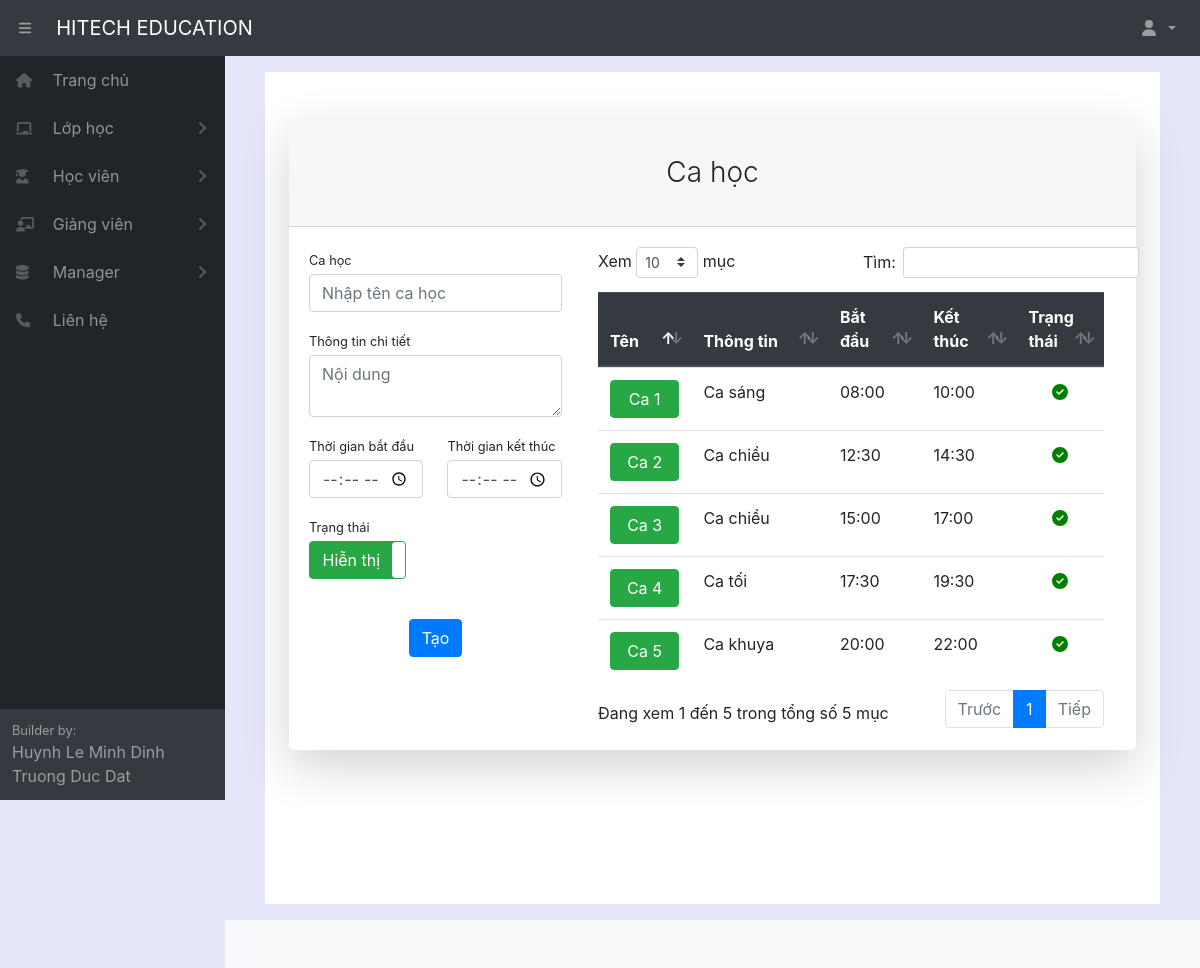
Before: /createtimeshift/ (signed in) with the older database file.
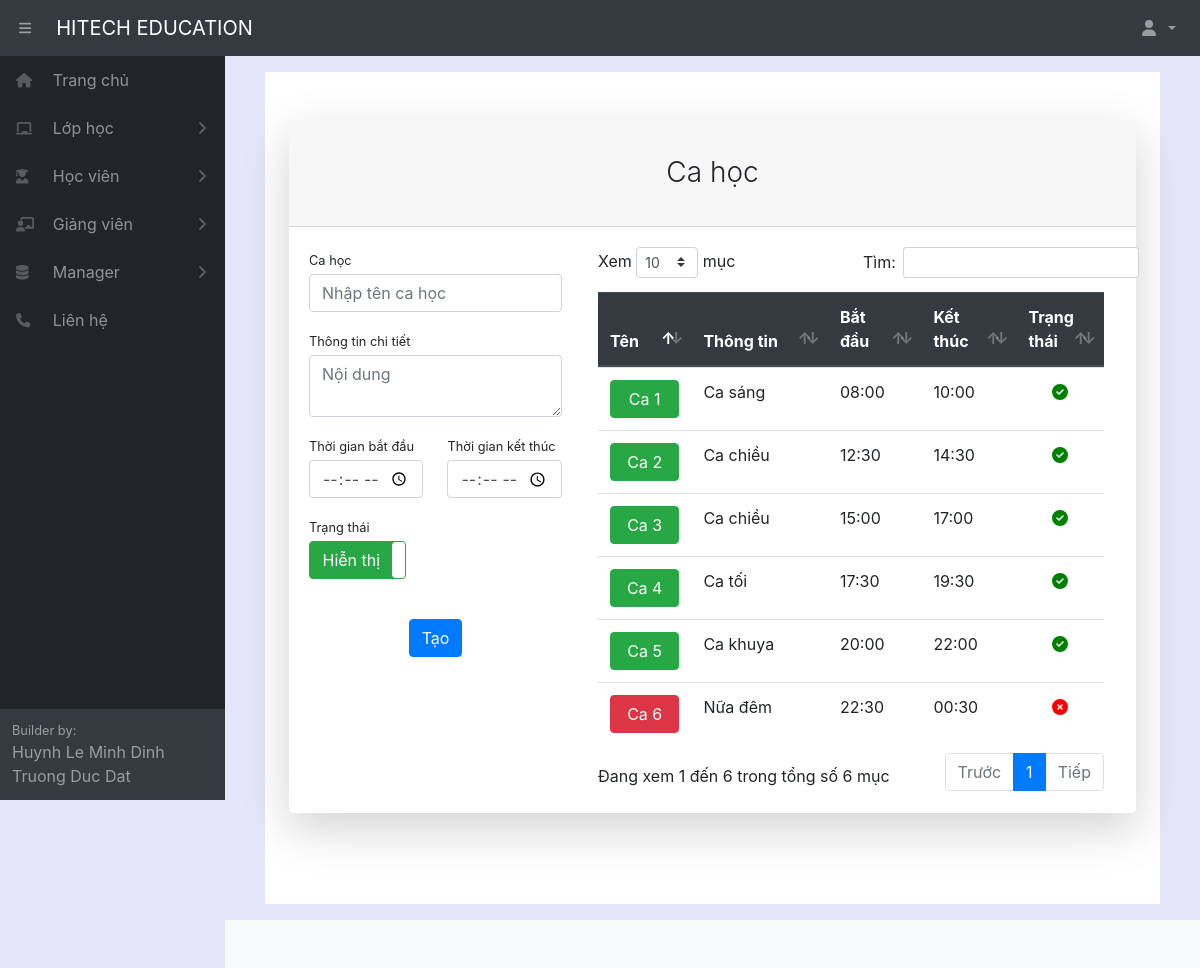
After: the same page with the newer database file.
### home/models.py (models this page shows, shortened)
class TimeShift(models.Model):
    fullname = models.CharField(max_length=100, verbose_name="Tên ca học")
    infomation = models.CharField(max_length=1000, blank=True, verbose_name="Thông tin ca học")
    timestart = models.TimeField(null = True, blank=True, verbose_name="Giờ bắt đầu")
    timeend = models.TimeField(null = True, blank=True, verbose_name="Giờ kết thúc")
    active = models.BooleanField(default=True, verbose_name="Trạng thái")
    class Meta:
        ordering =["fullname"]
        verbose_name_plural = "Ca học"

### home/decorators.py (the view)
        def wrapper_func(request, *args, **kwargs):
            group = None
            if request.user.groups.exists():
                group = request.user.groups.all()[0].name
            if group in allowed_roles:
                return view_func(request, *args, **kwargs)
            else:
                return redirect('errorrole')

### home/forms.py
class CreateTimeShiftForm(ModelForm):
    class Meta:
        model = TimeShift
        fields = '__all__'

### home/views.py (called while the page is built)
@login_required(login_url='login')
@allowed_users(allowed_roles=['admin'])
def createTimeShift(request):
    form = CreateTimeShiftForm()
    timeshift = TimeShift.objects.all()
    if request.method == 'POST':
        form = CreateTimeShiftForm(request.POST)
        if form.is_valid():
            form.save()
    context={'form':form,'timeshift':timeshift}
    return render(request,'manager/createTimeShift.html',context)

### home/templates/manager/createTimeShift.html (shortened to what the changed rows need)
{% extends "pages/base.html" %}
{% block content %}
{% load static %}
<div class="container" style="height: 52em;">
    <div class="row justify-content-center">
        <div class="col-lg-12">
            <div class="card shadow-lg border-0 rounded-lg mt-5">
                <div class="card-body">
                    <div class="row">
                        <div class="col-xl-8 col-md-12">
                            <div class="col-xl-12 col-md-12">
                                <table id="example" class="table" style="width:100%">
                                    <thead class="thead-dark">
                                        <tr>
                                            <th style="width: 20%;">Tên</th>
                                            <th style="width: 30%;">Thông tin</th>
                                            <th style="width: 20%;">Bắt đầu</th>
                                            <th style="width: 20%;">Kết thúc</th>
                                            <th style="width: 10%;">Trạng thái</th>
                                        </tr>
                                    </thead>
                                    <tbody>
                                        {% for i in timeshift %}
                                        <tr>
                                            <td>
                                            {% if i.active %}
                                                <a class="btn btn-success" style="width: 100%;" href="/edittimeshift/{{i.pk}}">{{i.fullname}}</a>
                                            {% else %}
                                                <a class="btn btn-danger" style="width: 100%;" href="/edittimeshift/{{i.pk}}">{{i.fullname}}</a>
                                            {% endif %}
                                            </td>
                                            <td>{{i.infomation}}</td>
                                            <td>{{i.timestart|date:"H:i"}}</td>
                                            <td>{{i.timeend|date:"H:i"}}</td>
                                            <td style="text-align: center;">
                                            {% if i.active %}
                                                <i style="color: green;" class="fas fa-check-circle"></i>
                                            {% else %}
                                                <i style="color: red;" class="fas fa-times-circle"></i>
                                            {% endif %}
                                            </td>
                                        </tr>
                                        {% endfor %}
                                    </tbody>
                                </table>
                            </div>
                        </div>
                    </div>
                </div>
            </div>
        </div>
    </div>
</div>
{% endblock content %}

Changed rows visible on the page:
added TimeShift: fullname "Ca 6", infomation "Nữa đêm", timestart "22:30", timeend "00:30", active False (drawn)
Other visible differences:
text written by a page script: "Xem mục Tìm: Đang xem 1 đến 5 trong tổng số 5 mục Trước 1 Tiếp" → "Xem mục Tìm: Đang xem 1 đến 6 trong tổng số 6 mục Trước 1 Tiếp"
